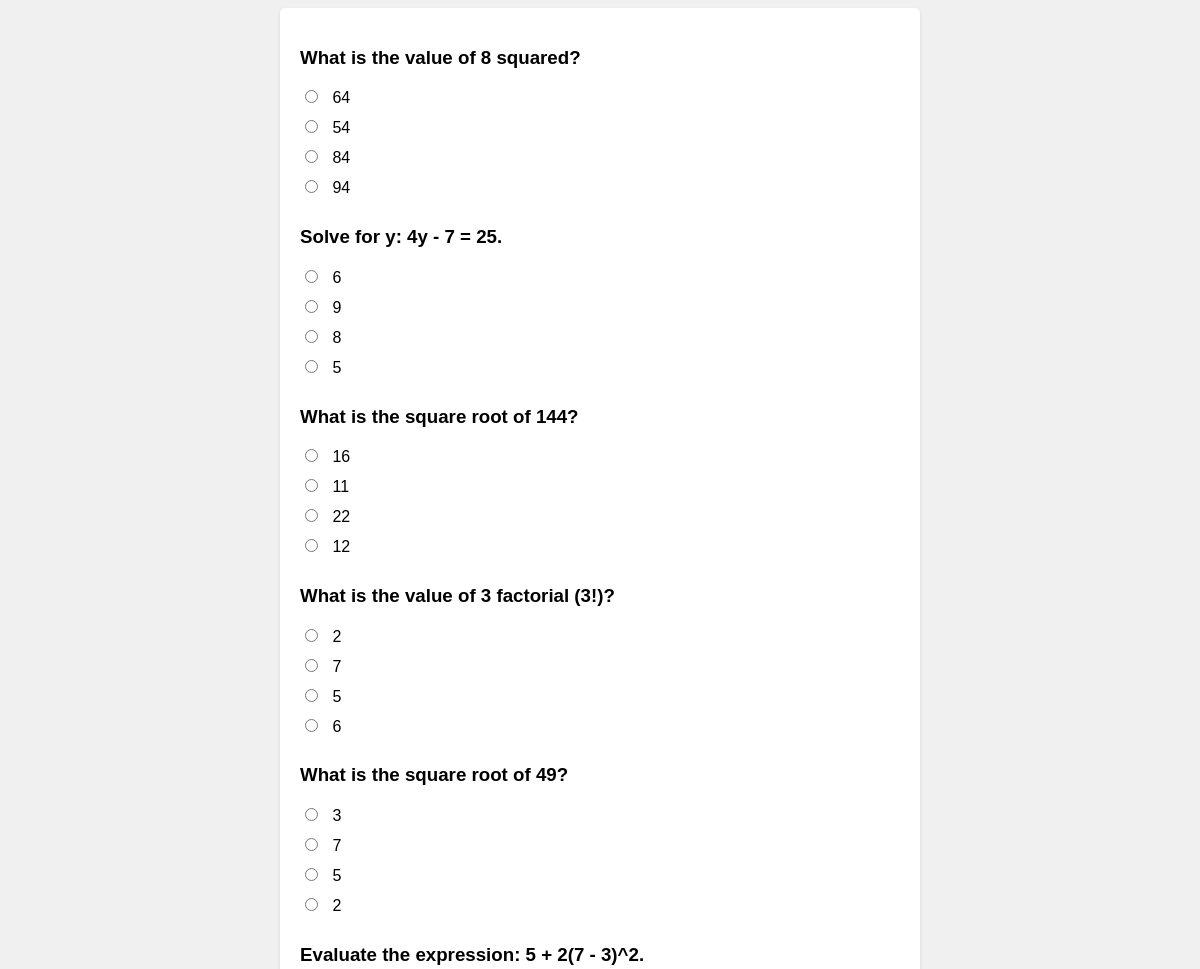
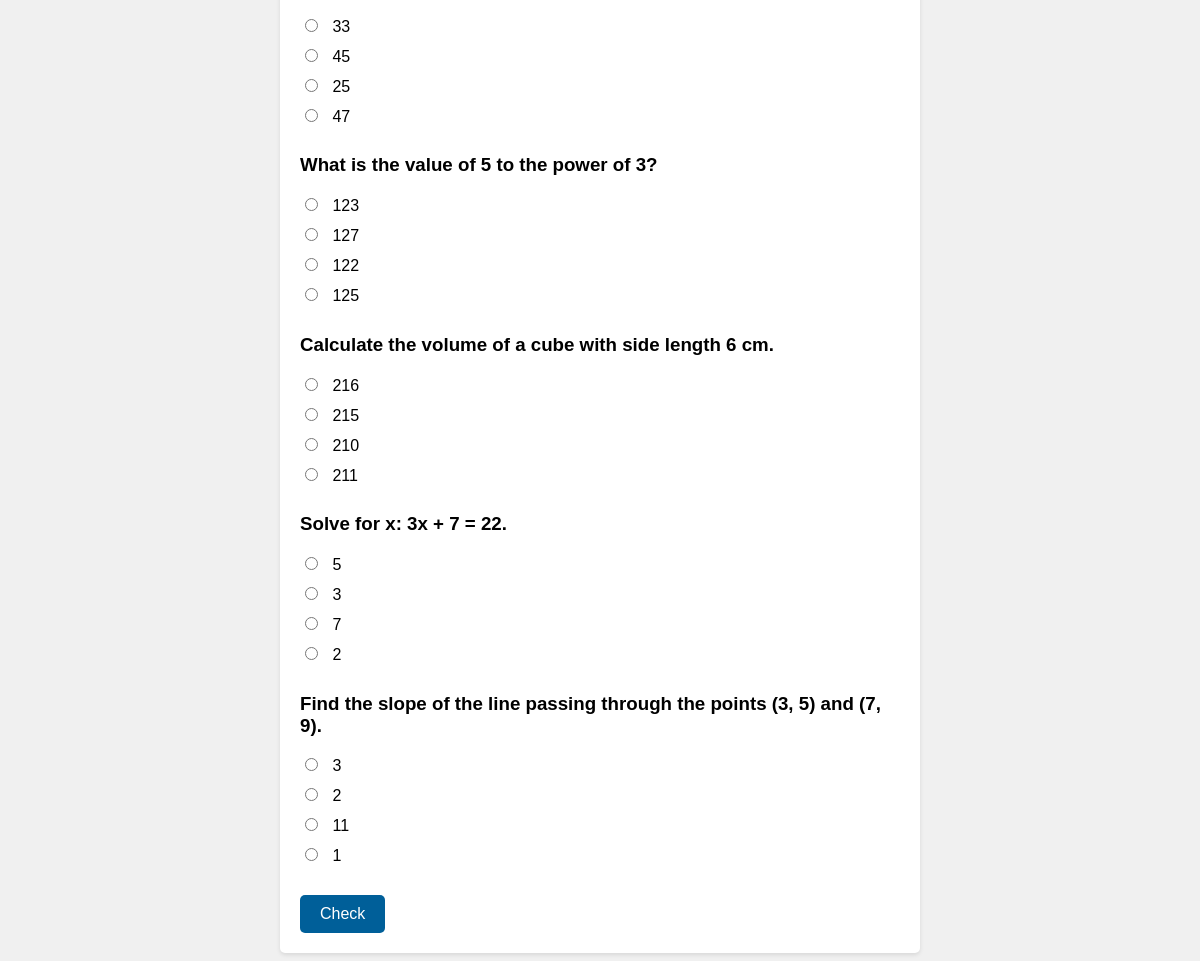
The app's page /QuizApp/QuizApp/questionsMath.php (signed in) with its own data (2 pictures, top to bottom).
### tables this page shows
CREATE TABLE IF NOT EXISTS `questions` (
  `question_id` int NOT NULL AUTO_INCREMENT,
  `quiz_id` int NOT NULL,
  `question_text` text,
  `correct_answer` text,
  PRIMARY KEY (`question_id`),
  KEY `quiz_id` (`quiz_id`)
);

### QuizApp/QuizApp/questionsMath.php (called while the page is built, shortened)
<?php
$quiz_id = 2;
require 'questions.php';
?>

### QuizApp/QuizApp/questions.php (the view, shortened to what this page needs)
<?php
	require 'config.php';
	$query = "SELECT * FROM questions WHERE quiz_id=$quiz_id ORDER BY RAND() LIMIT 10";
	$result = $conn->query($query);
?>
<!DOCTYPE html>
<html>
<head>
	<link rel="stylesheet" href="./css/question.css">
</head>
<body>
	<?php
		echo '<form method="post">';
		while ($row = $result->fetch_assoc()) {
			$answer_query = "SELECT * FROM answers WHERE question_id={$row['question_id']}";
			$answer_result = $conn->query($answer_query);
			$answers = array();
			while ($answer_row = $answer_result->fetch_assoc()) {
				$answers[] = $answer_row['answer_text'];
			}
			shuffle($answers);
			echo '<div class="question">';
			echo '<h3>' . $row['question_text'] . '</h3>';
			foreach ($answers as $answer) {
				echo '<div class="answer">';
				echo '<input type="radio" id ="'.$answer.'" name="answer[' . $row['question_id'] . ']" value="' . $answer . '" required> ';
				echo "<label style='display:inline-block;' for='$answer'>$answer</label>";
				echo '</div>';
			}
		}
		echo '<input type="submit" name="submit" value="Check">';
		echo '</form>';
	?>
</body>
</html>

### QuizApp/QuizApp/css/question.css (style rules this page uses)
body { font-family: Arial, sans-serif; background-color: #f0f0f0; }
form { width: 600px; margin: 0 auto; background-color: #fff; padding: 20px; border-radius: 5px; box-shadow: 0 2px 4px rgba(0, 0, 0, 0.1); }
label { display: block; margin-bottom: 10px; }
input[type="radio"] { margin-right: 10px; }
input[type="submit"] { display: block; margin-top: 20px; background-color: #005f99; color: #fff; border: none; padding: 10px 20px; font-size: 16px; cursor: pointer; border-radius: 5px; }

### records on screen
questions: question_text "What is the value of 8 squared?", answer "64", answer "54", answer "84", answer "94"
questions: question_text "Solve for y: 4y - 7 = 25.", answer "6", answer "9", answer "8", answer "5"
questions: question_text "What is the square root of 144?", answer "16", answer "11", answer "22", answer "12"
questions: question_text "What is the value of 3 factorial (3!)?", answer "2", answer "7", answer "5", answer "6"
questions: question_text "What is the square root of 49?", answer "3", answer "7", answer "5", answer "2"
questions: question_text "Evaluate the expression: 5 + 2(7 - 3)^2.", answer "33", answer "45", answer "25", answer "47"
questions: question_text "What is the value of 5 to the power of 3?", answer "123", answer "127", answer "122", answer "125"
questions: question_text "Calculate the volume of a cube with side length 6 cm.", answer "216", answer "215", answer "210", answer "211"
questions: question_text "Solve for x: 3x + 7 = 22.", answer "5", answer "3", answer "7", answer "2"
questions: question_text "Find the slope of the line passing through the points (3, 5) and (7, 9).", answer "3", answer "2", answer "11", answer "1"
